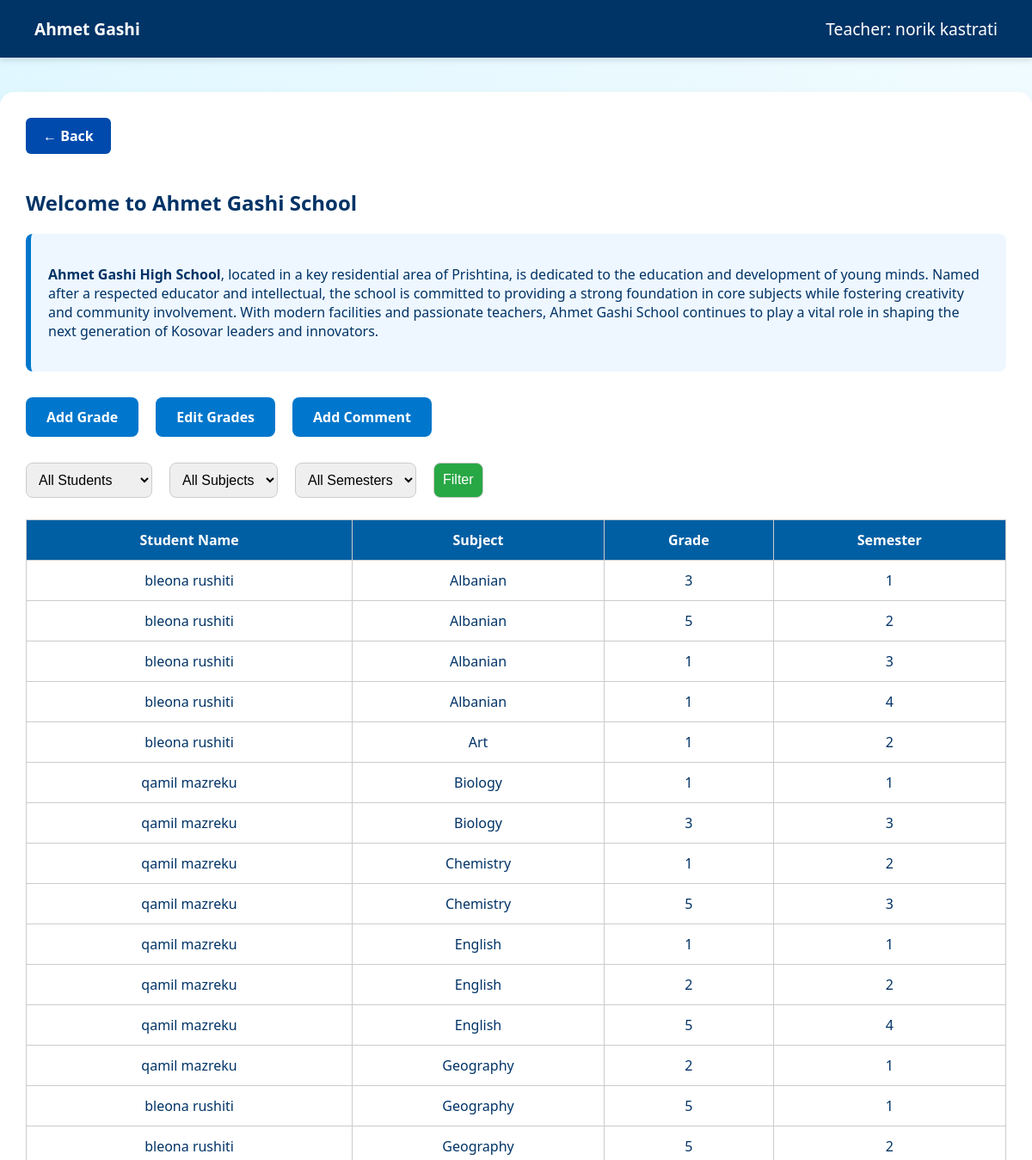
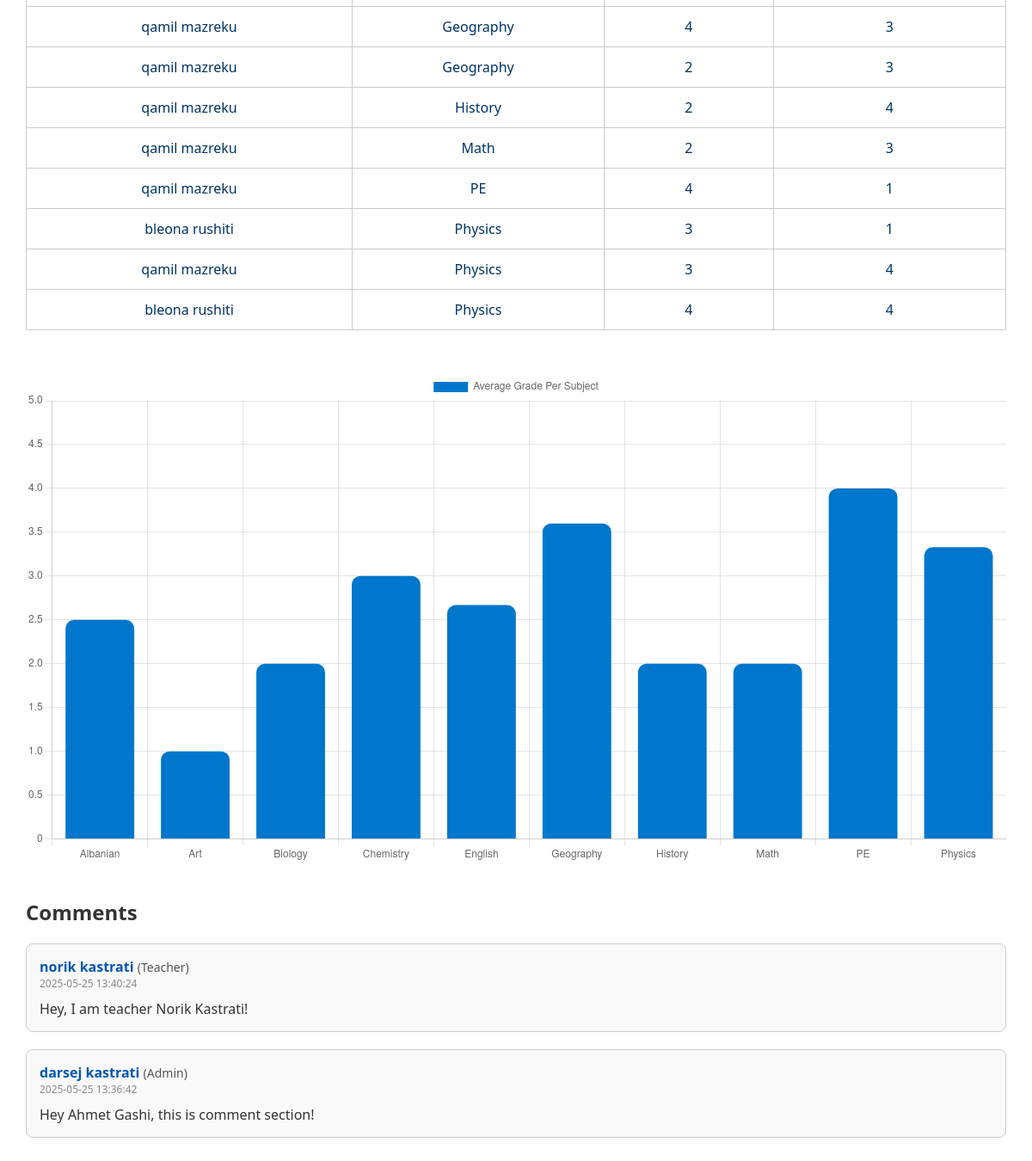
The page /ahmetgashi.php (signed in) on the database its author committed (2 pictures, top to bottom).
### tables this page shows
CREATE TABLE `users` (
  `id` int(5) NOT NULL,
  `name` varchar(255) NOT NULL,
  `surname` varchar(255) NOT NULL,
  `email` varchar(255) NOT NULL,
  `password` varchar(255) NOT NULL,
  `confrim_password` varchar(255) NOT NULL,
  `school` varchar(255) NOT NULL,
  `isstudent` varchar(255) NOT NULL,
  `isteacher` varchar(255) NOT NULL,
  `isadmin` varchar(255) NOT NULL
);

CREATE TABLE `student_grades` (
  `id` int(11) NOT NULL,
  `student_id` int(11) NOT NULL,
  `subject` varchar(100) NOT NULL,
  `grade` int(11) DEFAULT NULL CHECK (`grade` between 1 and 5),
  `schedule` text DEFAULT NULL,
  `teacher_id` int(11) DEFAULT NULL,
  `semester` int(11) DEFAULT NULL
);

CREATE TABLE `comments` (
  `id` int(11) NOT NULL,
  `user_id` int(11) DEFAULT NULL,
  `role` varchar(10) DEFAULT NULL,
  `name` varchar(255) DEFAULT NULL,
  `comment` text DEFAULT NULL,
  `school` varchar(50) DEFAULT NULL,
  `created_at` timestamp NOT NULL DEFAULT current_timestamp(),
  `timestamp` timestamp NOT NULL DEFAULT current_timestamp()
);

### ahmetgashi.php (the view, shortened to what this page needs)
<?php
require 'config.php';
$userId = $_SESSION['id'];
$stmt = $conn->prepare("SELECT * FROM users WHERE id = ?");
$stmt->execute([$userId]);
$user = $stmt->fetch(PDO::FETCH_ASSOC);
$isStudent = strtolower($user['isstudent']) === 'true';
$isTeacher = strtolower($user['isteacher']) === 'true';
$isAdmin = strtolower($user['isadmin']) === 'true';
$query = "SELECT g.*, u.name, u.surname FROM student_grades g JOIN users u ON g.student_id = u.id WHERE u.school = 'ahmetgashi'";
$params = [];
$query .= " ORDER BY g.subject, g.semester";
$gradesStmt = $conn->prepare($query);
$gradesStmt->execute($params);
$grades = $gradesStmt->fetchAll(PDO::FETCH_ASSOC);
$averageData = [];
foreach ($grades as $grade) {
    $subject = $grade['subject'];
    if (!isset($averageData[$subject])) {
        $averageData[$subject] = ['sum' => 0, 'count' => 0];
    }
    $averageData[$subject]['sum'] += $grade['grade'];
    $averageData[$subject]['count']++;
}
foreach ($averageData as $subject => $data) {
    $averageData[$subject] = round($data['sum'] / $data['count'], 2);
}
?>
<!DOCTYPE html>
<html lang="en">
<head>
</head>
<body>
    <div class="navbar">
        <div><strong>Ahmet Gashi</strong></div>
        <div>
            <?php
                if ($isStudent) echo "Student: {$user['name']} {$user['surname']}";
                elseif ($isTeacher) echo "Teacher: {$user['name']} {$user['surname']}";
                elseif ($isAdmin) echo "Admin: {$user['name']} {$user['surname']}";
            ?>
        </div>
    </div>
    <div class="container">
        <a href="home.php" class="nav-btn">← Back</a>
        <h2>Welcome to Ahmet Gashi School</h2>
        <div class="school-history">
            <p><strong>Ahmet Gashi High School</strong>, located in a key residential area of Prishtina, is dedicated to the education and development of young minds. Named after a respected educator and intellectual, the school is committed to providing a strong foundation in core subjects while fostering creativity and community involvement. With modern facilities and passionate teachers, Ahmet Gashi School continues to play a vital role in shaping the next generation of Kosovar leaders and innovators. </p>
        </div>
        <div class="button-bar">
            <?php if ($isTeacher || $isAdmin): ?>
                <a href="ahmetgashi_addGrade.php">Add Grade</a>
                <a href="ahmetgashi_editGrades.php">Edit Grades</a>
                <a href="ahmetgashi_addComment.php">Add Comment</a>
            <?php endif; ?>
        </div>
        <form method="GET" class="filters">
            <?php if (!$isStudent): ?>
                <select name="student_id">
                    <option value="">All Students</option>
                </select>
            <?php endif; ?>
            <select name="subject">
                <option value="">All Subjects</option>
            </select>
            <select name="semester">
                <option value="">All Semesters</option>
            </select>
            <input type="submit" value="Filter">
        </form>
        <table>
            <thead>
                <tr>
                    <th>Student Name</th>
                    <th>Subject</th>
                    <th>Grade</th>
                    <th>Semester</th>
                </tr>
            </thead>
            <tbody>
                <?php foreach ($grades as $g): ?>
                    <tr>
                        <td><?= $g['name'] ?> <?= $g['surname'] ?></td>
                        <td><?= htmlspecialchars($g['subject']) ?></td>
                        <td><?= $g['grade'] ?></td>
                        <td><?= $g['semester'] ?></td>
                    </tr>
                <?php endforeach; ?>
            </tbody>
        </table>
        <canvas id="gradeChart" width="800" height="400"></canvas>
        <script>
            const ctx = document.getElementById('gradeChart').getContext('2d');
            const chartData = {
                labels: <?= json_encode(array_keys($averageData)) ?>,
                datasets: [{
                    label: '<?= $isStudent ? "Your Average Grade" : "Average Grade Per Subject" ?>',
                    data: <?= json_encode(array_values($averageData)) ?>,
                    backgroundColor: '#0077cc',
                    borderRadius: 10
                }]
            };
            new Chart(ctx, {
                type: 'bar',
                data: chartData,
                options: {
                    scales: {
                        y: {
                            beginAtZero: true,
                            max: 5
                        }
                    }
                }
            });
        </script>
         <div class="comment-section" style="margin-top: 40px;">
  <h2 style="font-size: 24px; color: #333;">Comments</h2>
  <?php
  $stmt = $conn->prepare("SELECT * FROM comments WHERE school = 'ahmetgashi' ORDER BY created_at DESC");
  $stmt->execute();
  $comments = $stmt->fetchAll(PDO::FETCH_ASSOC);
  if ($comments && count($comments) > 0):
      foreach ($comments as $comment):
  ?>
      <div class="comment-card" style="border: 1px solid #ccc; padding: 15px; margin-bottom: 20px; border-radius: 8px; background-color: #f9f9f9;">
        <div class="comment-header" style="margin-bottom: 10px;">
          <strong style="color: #0056b3;"><?php echo htmlspecialchars($comment['name']); ?></strong>
          <span style="font-size: 14px; color: #555;">(<?php echo htmlspecialchars(ucfirst($comment['role'])); ?>)</span>
          <div style="font-size: 12px; color: #888;"><?php echo htmlspecialchars($comment['created_at']); ?></div>
        </div>
        <div class="comment-body" style="font-size: 16px; color: #333;">
          <?php echo nl2br(htmlspecialchars($comment['comment'])); ?>
        </div>
      </div>
  <?php
      endforeach;
  else:
      echo "<p style='color: #666;'>No comments yet. Be the first to share your thoughts.</p>";
  endif;
  ?>
</div>
    </div>
</body>
</html>

### ahmetgashi.php (style rules this page uses)
body { margin: 0; font-family: 'Segoe UI', Tahoma, Geneva, Verdana, sans-serif; background: linear-gradient(to bottom right, #e0f7ff, #ffffff); color: #003366; }
.navbar { background-color: #003366; padding: 20px 40px; color: white; display: flex; justify-content: space-between; align-items: center; font-size: 1.2rem; box-shadow: 0 4px 6px rgba(0,0,0,0.1); }
.container { max-width: 1200px; margin: 40px auto; padding: 30px; background-color: #ffffff; border-radius: 16px; box-shadow: 0 10px 20px rgba(0,0,0,0.08); }
h2, h3 { color: #003366; }
.button-bar { display: flex; gap: 20px; margin: 30px 0; }
.button-bar a { background-color: #0077cc; color: white; padding: 12px 24px; border-radius: 8px; text-decoration: none; font-weight: bold; transition: background 0.3s ease; }
.filters { display: flex; gap: 20px; flex-wrap: wrap; margin-bottom: 25px; }
select, input[type=submit] { padding: 10px; border-radius: 8px; border: 1px solid #ccc; font-size: 1rem; }
input[type=submit] { background-color: #28a745; color: white; cursor: pointer; }
table { width: 100%; border-collapse: collapse; margin-top: 20px; }
th, td { border: 1px solid #ccc; padding: 12px; text-align: center; }
th { background-color: #005fa3; color: white; }
.school-history { background-color: #eef7ff; padding: 20px; border-left: 6px solid #0077cc; border-radius: 8px; margin-bottom: 30px; }
#gradeChart { margin-top: 50px; }
.comment-card { background: #f5faff; border-left: 4px solid #0077cc; padding: 15px 20px; margin-bottom: 20px; border-radius: 8px; }
.nav-btn { display: inline-block; margin-bottom: 20px; background-color: #004aad; color: white; padding: 10px 20px; text-decoration: none; border-radius: 6px; font-weight: bold; transition: background-color 0.3s ease; }

### rows shown on the page
users: name "norik", surname "kastrati"
student_grades: student.name "bleona", student.surname "rushiti", subject "Albanian", grade "3", semester "1"
student_grades: student.name "bleona", student.surname "rushiti", subject "Albanian", grade "5", semester "2"
student_grades: student.name "bleona", student.surname "rushiti", subject "Albanian", grade "1", semester "3"
student_grades: student.name "bleona", student.surname "rushiti", subject "Albanian", grade "1", semester "4"
student_grades: student.name "bleona", student.surname "rushiti", subject "Art", grade "1", semester "2"
student_grades: student.name "qamil", student.surname "mazreku", subject "Biology", grade "1", semester "1"
student_grades: student.name "qamil", student.surname "mazreku", subject "Biology", grade "3", semester "3"
student_grades: student.name "qamil", student.surname "mazreku", subject "Chemistry", grade "1", semester "2"
student_grades: student.name "qamil", student.surname "mazreku", subject "Chemistry", grade "5", semester "3"
student_grades: student.name "qamil", student.surname "mazreku", subject "English", grade "1", semester "1"
student_grades: student.name "qamil", student.surname "mazreku", subject "English", grade "2", semester "2"
student_grades: student.name "qamil", student.surname "mazreku", subject "English", grade "5", semester "4"
student_grades: student.name "qamil", student.surname "mazreku", subject "Geography", grade "2", semester "1"
student_grades: student.name "bleona", student.surname "rushiti", subject "Geography", grade "5", semester "1"
student_grades: student.name "bleona", student.surname "rushiti", subject "Geography", grade "5", semester "2"
student_grades: student.name "qamil", student.surname "mazreku", subject "Geography", grade "4", semester "3"
student_grades: student.name "qamil", student.surname "mazreku", subject "Geography", grade "2", semester "3"
student_grades: student.name "qamil", student.surname "mazreku", subject "History", grade "2", semester "4"
student_grades: student.name "qamil", student.surname "mazreku", subject "Math", grade "2", semester "3"
student_grades: student.name "qamil", student.surname "mazreku", subject "PE", grade "4", semester "1"
student_grades: student.name "bleona", student.surname "rushiti", subject "Physics", grade "3", semester "1"
student_grades: student.name "qamil", student.surname "mazreku", subject "Physics", grade "3", semester "4"
student_grades: student.name "bleona", student.surname "rushiti", subject "Physics", grade "4", semester "4"
comments: name "norik kastrati", role "Teacher", created_at "2025-05-25 13:40:24", comment "Hey, I am teacher Norik Kastrati!"
comments: name "darsej kastrati", role "Admin", created_at "2025-05-25 13:36:42", comment "Hey Ahmet Gashi, this is comment section!"

### other values the page prints
chart data {{ json_encode(array_keys($averageData)) }} ["Albanian","Art","Biology","Chemistry","English","Geography","History","Math","PE","Physics"]
chart data {{ json_encode(array_values($averageData)) }} [2.5,1,2,3,2.67,3.6,2,2,4,3.33]
